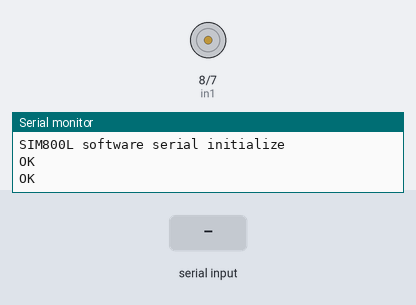
A sketch run on a simulated Arduino Uno, built with avr-gcc and run on an emulated ATmega328P. Parts: motor-driver pin pairs drawn as motors (green arrow = first pin HIGH = forward, orange = second pin HIGH = backward, longer = more drive, scaled by the enable pin), the last lines printed to the serial monitor. Inputs (shaded band) come from the test bench. The modem accepts every AT command (registered, SIM ready, sends succeed) and sends nothing else.

Above: at 8.4 s.
8.5 s: "Motor ON" received over the second serial link
At 10.4 s:
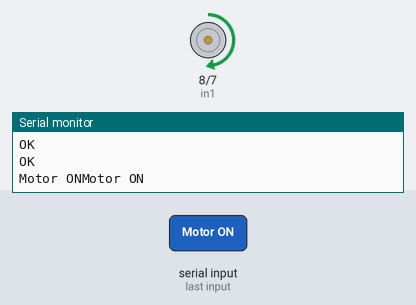
11.0 s: "Motor OFF" received over the second serial link
At 13.4 s:
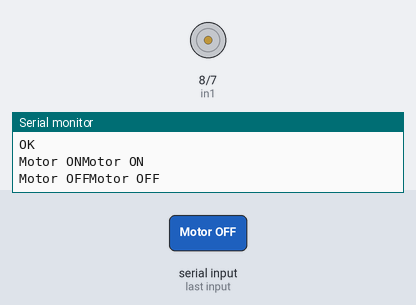
Timing chart, 0 to 14.9 s (numbered marks = the images above; inputs shaded):
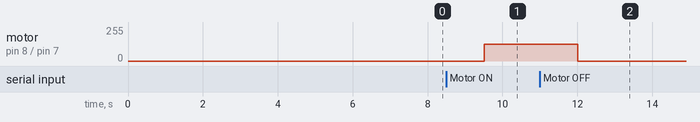

The sketch:

Motor_SIM800L_timer.ino
```cpp
#include <SoftwareSerial.h>

//Create software serial object to communicate with SIM800L
SoftwareSerial sim800(3, 2); //SIM800L Tx & Rx is connected to Arduino #3 & #2

// Variable to store text message
String textMessage;

//Motor A connection
int enA = 9;
int in1 = 8;
int in2 = 7;

int jwpn;

//Motor Status
bool isMotorOn;

void setup()
{
  delay(7000);

  Serial.begin(9600);
  Serial.println("Arduino serial initialize");

  sim800.begin(9600);
  Serial.println("SIM800L software serial initialize");

  // Variable to store text message
String textMessage;

   // AT command to set SIM900 to SMS mode
  sim800.print("AT+CMGF=1\r");
  delay(100);
  // Set module to send SMS data to serial out upon receipt
  sim800.print("AT+CNMI=2,2,0,0,0\r");
  delay(100);

  // Set all the motor control pins to outputs
  pinMode(enA, OUTPUT);
  pinMode(in1, OUTPUT);
  pinMode(in2, OUTPUT);

  // Turn off motors - Initial state
  digitalWrite(in1, LOW);
  digitalWrite(in2, LOW);

  //Set motor status OFF
  isMotorOn = 0; //false
}

void loop()
{
  updateSerial();
  updateLCD();
}

void updateSerial(){
  if(sim800.available()>0){
    textMessage = sim800.readString();
    Serial.print(textMessage);
    delay(10);
  }
  if(textMessage.indexOf("Motor ON")>=0){
    // Turn on relay and save current state
    turnMotorOn();
    textMessage = "";
  }
  if(textMessage.indexOf("Motor OFF")>=0){
    turnMotorOff();
    textMessage = "";
  }
}

void turnMotorOn(){
  analogWrite(enA, 125); //Set motor half speed ~5V

  //Turn motor A on
  Serial.println("Motor ON");
  digitalWrite(in1, HIGH);
  digitalWrite(in2, LOW);
  isMotorOn = true;
}

void turnMotorOff(){
    //Turn motor A off
  Serial.println("Motor OFF");
  digitalWrite(in1, LOW);
  digitalWrite(in2, LOW);
  isMotorOn = false;
}

void updateLCD(){
  if(isMotorOn){

  }
  else{

  }
}
```

Measured:
- after the input at 8.5 s, motor on pin 8 (in1) / pin 7 (in2): stopped → forward 125/255 after 1.0 s
- after the input at 11.0 s, motor on pin 8 (in1) / pin 7 (in2): forward 125/255 → stopped after 1.0 s
